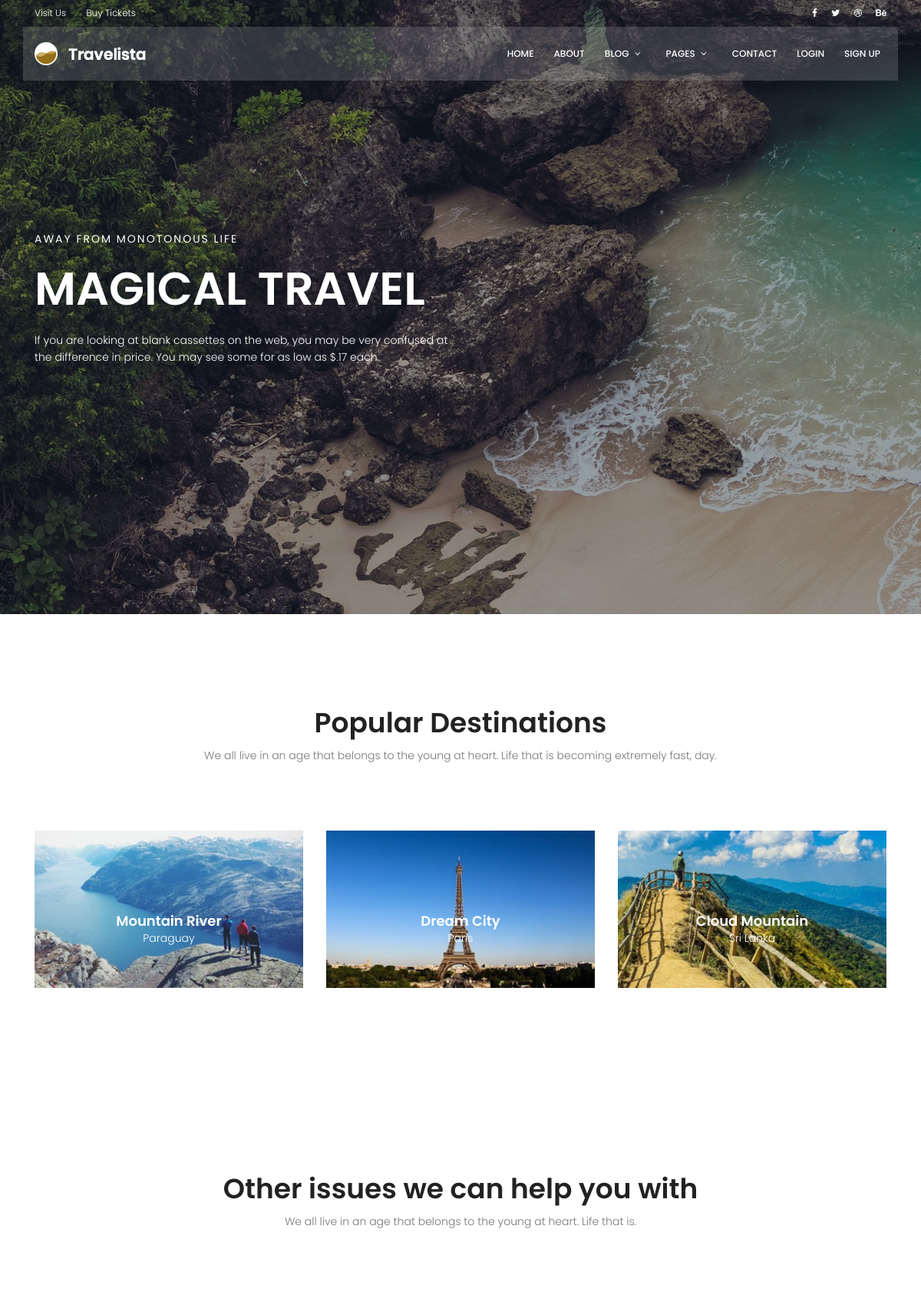
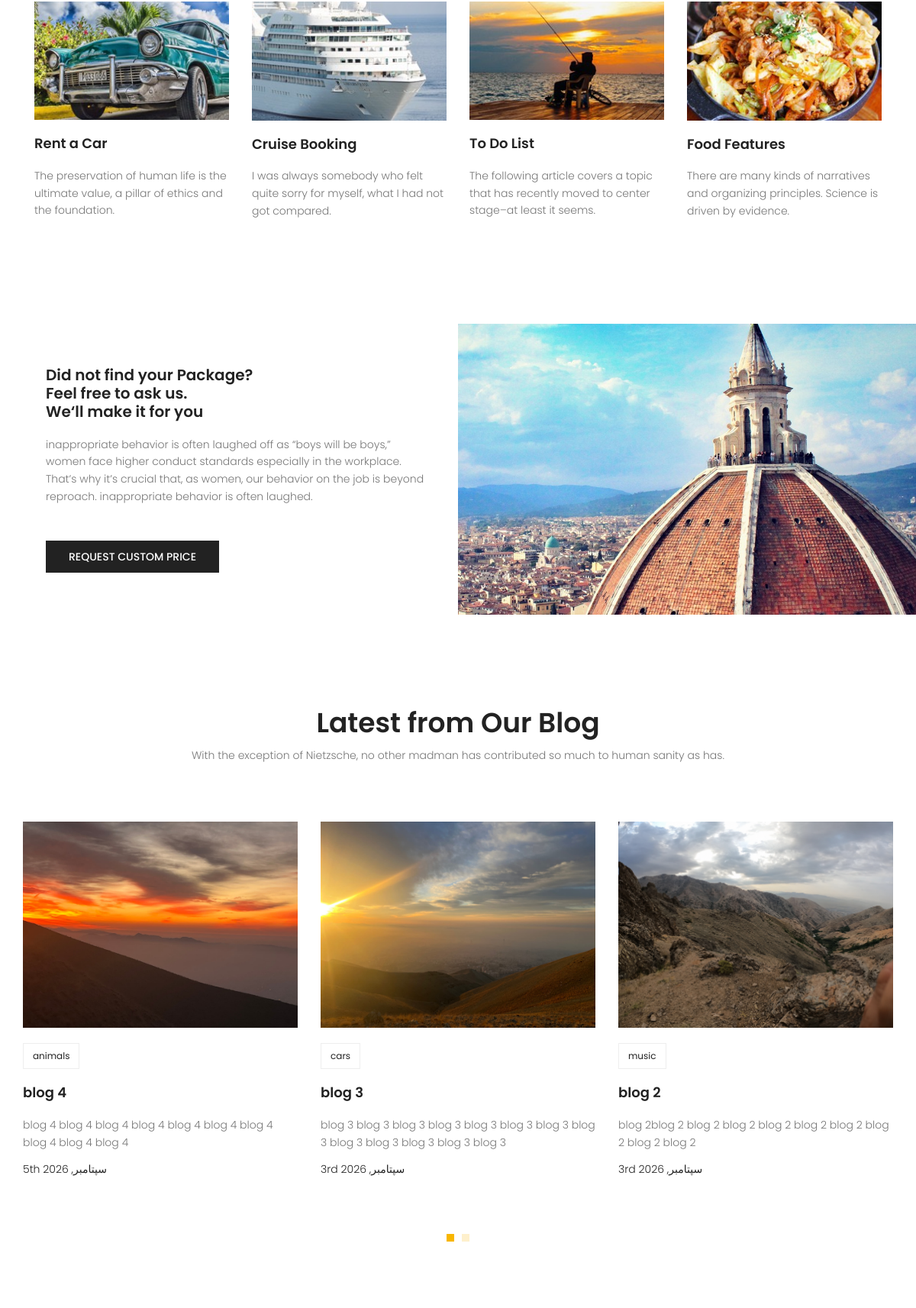
The page / (upper part) on the database its author committed (2 pictures, top to bottom).
### blog/models.py (models this page shows, shortened)
class Post(models.Model):
    title = models.CharField(max_length=200)
    content = models.TextField()
    published_date = models.DateTimeField(
        help_text='زمانی که پست باید منتشر (published) شود.'
    )
    counted_view = models.PositiveIntegerField(default=0)
    status = models.BooleanField(
        default=False,
        help_text='اگر فعال باشد یعنی ادمین اجازه‌ی انتشار این پست را داده است.'
    )
    image = models.ImageField(
        upload_to='blog/',
        blank=True,
        null=True,
        help_text='تصویر شاخص این پست.'
    )
    category = models.ForeignKey(
        Category,
        on_delete=models.SET_NULL,
        related_name='posts',
        blank=True,
        null=True,
    )
    class Meta:
        ordering = ['-published_date']
    def excerpt(self):
        return Truncator(self.content).words(30, truncate=' ...')

class Category(models.Model):
    title = models.CharField(max_length=100, unique=True)
    slug = models.SlugField(max_length=120, unique=True, blank=True, allow_unicode=True)
    class Meta:
        verbose_name_plural = 'Categories'
        ordering = ['title']

### website/views.py (the view)
# urls.py: path('', index_view, name='index'),
def index_view(request):
    return render(request, 'website/index.html')

### blog/templatetags/blog_tags.py (called while the page is built)
@register.inclusion_tag('blog/tags/latest_posts.html')
def latest_posts(count=6):
    posts = Post.objects.filter(
        status=True,
        published_date__lte=timezone.now(),
    ).order_by('-published_date')[:count]
    return {'posts': posts}

### Templates/website/index.html (shortened to what this page needs)
{% load static %}
{% load blog_tags %}
{% load compress %}
	<!DOCTYPE html>
	<html lang="zxx" class="no-js">
	<head>
{% compress css %}
			<link rel="stylesheet" href="{% static 'css/linearicons.css' %}">
			<link rel="stylesheet" href="{% static 'css/font-awesome.min.css' %}">
			<link rel="stylesheet" href="{% static 'css/bootstrap.css' %}">
			<link rel="stylesheet" href="{% static 'css/magnific-popup.css' %}">
			<link rel="stylesheet" href="{% static 'css/jquery-ui.css' %}">
			<link rel="stylesheet" href="{% static 'css/nice-select.css' %}">
			<link rel="stylesheet" href="{% static 'css/animate.min.css' %}">
			<link rel="stylesheet" href="{% static 'css/owl.carousel.css' %}">
			<link rel="stylesheet" href="{% static 'css/main.css' %}">
{% endcompress %}
		</head>
		<body>
			<header id="header">
				<div class="header-top">
					<div class="container">
			  		<div class="row align-items-center">
			  			<div class="col-lg-6 col-sm-6 col-6 header-top-left">
			  				<ul>
			  					<li><a href="#">Visit Us</a></li>
			  					<li><a href="#">Buy Tickets</a></li>
			  				</ul>
			  			</div>
			  			<div class="col-lg-6 col-sm-6 col-6 header-top-right">
							<div class="header-social">
								<a href="#"><i class="fa fa-facebook"></i></a>
								<a href="#"><i class="fa fa-twitter"></i></a>
								<a href="#"><i class="fa fa-dribbble"></i></a>
								<a href="#"><i class="fa fa-behance"></i></a>
							</div>
			  			</div>
			  		</div>
					</div>
				</div>
				<div class="container main-menu">
					<div class="row align-items-center justify-content-between d-flex">
				      <div id="logo">
				        <a href="{% url 'index' %}"><img src="{% static 'img/logo.png' %}" alt="" title="" /></a>
				      </div>
				      <nav id="nav-menu-container">
				        <ul class="nav-menu">
				          <li><a href="{% url 'index' %}">Home</a></li>
				          <li><a href="{% url 'about' %}">About</a></li>
				          <li class="menu-has-children"><a href="">Blog</a>
				          </li>
				          <li class="menu-has-children"><a href="">Pages</a>
				          </li>
				          <li><a href="{% url 'contact' %}">Contact</a></li>
				          {% if user.is_authenticated %}
				          <li class="menu-has-children"><a href="">{{ user.username }}</a>
				            <ul>
				              <li><a href="{% url 'logout' %}">Logout</a></li>
				            </ul>
				          </li>
				          {% else %}
				          <li><a href="{% url 'login' %}">Login</a></li>
				          <li><a href="{% url 'signup' %}">Sign Up</a></li>
				          {% endif %}
				        </ul>
				      </nav>
					</div>
				</div>
			</header>
			<section class="banner-area relative">
				<div class="overlay overlay-bg"></div>
				<div class="container">
					<div class="row fullscreen align-items-center justify-content-between">
						<div class="col-lg-6 col-md-6 banner-left">
							<h6 class="text-white">Away from monotonous life</h6>
							<h1 class="text-white">Magical Travel</h1>
							<p class="text-white">
								If you are looking at blank cassettes on the web, you may be very confused at the difference in price. You may see some for as low as $.17 each.
							</p>
						</div>
					</div>
				</div>
			</section>
			<section class="popular-destination-area section-gap">
				<div class="container">
		            <div class="row d-flex justify-content-center">
		                <div class="menu-content pb-70 col-lg-8">
		                    <div class="title text-center">
		                        <h1 class="mb-10">Popular Destinations</h1>
		                        <p>We all live in an age that belongs to the young at heart. Life that is becoming extremely fast, day.</p>
		                    </div>
		                </div>
		            </div>
					<div class="row">
						<div class="col-lg-4">
							<div class="single-destination relative">
								<div class="thumb relative">
									<img class="img-fluid" src="{% static 'img/d1.jpg' %}" alt="">
								</div>
								<div class="desc">
									<h4>Mountain River</h4>
									<p>Paraguay</p>
								</div>
							</div>
						</div>
						<div class="col-lg-4">
							<div class="single-destination relative">
								<div class="thumb relative">
									<img class="img-fluid" src="{% static 'img/d2.jpg' %}" alt="">
								</div>
								<div class="desc">
									<h4>Dream City</h4>
									<p>Paris</p>
								</div>
							</div>
						</div>
						<div class="col-lg-4">
							<div class="single-destination relative">
								<div class="thumb relative">
									<img class="img-fluid" src="{% static 'img/d3.jpg' %}" alt="">
								</div>
								<div class="desc">
									<h4>Cloud Mountain</h4>
									<p>Sri Lanka</p>
								</div>
							</div>
						</div>
					</div>
				</div>
			</section>
			<section class="other-issue-area section-gap">
				<div class="container">
		            <div class="row d-flex justify-content-center">
		                <div class="menu-content pb-70 col-lg-9">
		                    <div class="title text-center">
		                        <h1 class="mb-10">Other issues we can help you with</h1>
		                        <p>We all live in an age that belongs to the young at heart. Life that is.</p>
		                    </div>
		                </div>
		            </div>
					<div class="row">
						<div class="col-lg-3 col-md-6">
							<div class="single-other-issue">
								<div class="thumb">
									<img class="img-fluid" src="{% static 'img/o1.jpg' %}" alt="">
								</div>
								<a href="#">
									<h4>Rent a Car</h4>
								</a>
								<p>
									The preservation of human life is the ultimate value, a pillar of ethics and the foundation.
								</p>
							</div>
						</div>
						<div class="col-lg-3 col-md-6">
							<div class="single-other-issue">
								<div class="thumb">
									<img class="img-fluid" src="{% static 'img/o2.jpg' %}" alt="">
								</div>
								<a href="#">
									<h4>Cruise Booking</h4>
								</a>
								<p>
									I was always somebody who felt quite sorry for myself, what I had not got compared.
								</p>
							</div>
						</div>
						<div class="col-lg-3 col-md-6">
							<div class="single-other-issue">
								<div class="thumb">
									<img class="img-fluid" src="{% static 'img/o3.jpg' %}" alt="">
								</div>
								<a href="#">
									<h4>To Do List</h4>
								</a>
								<p>
									The following article covers a topic that has recently moved to center stage–at least it seems.
								</p>
							</div>
						</div>
						<div class="col-lg-3 col-md-6">
							<div class="single-other-issue">
								<div class="thumb">
									<img class="img-fluid" src="{% static 'img/o4.jpg' %}" alt="">
								</div>
								<a href="#">
									<h4>Food Features</h4>
								</a>
								<p>
									There are many kinds of narratives and organizing principles. Science is driven by evidence.
								</p>
							</div>
						</div>
					</div>
				</div>
			</section>
			<section class="home-about-area">
				<div class="container-fluid">
					<div class="row align-items-center justify-content-end">
						<div class="col-lg-6 col-md-12 home-about-left">
							<h1>
								Did not find your Package? <br>
								Feel free to ask us. <br>
								We‘ll make it for you
							</h1>
							<p>
								inappropriate behavior is often laughed off as “boys will be boys,” women face higher conduct standards especially in the workplace. That’s why it’s crucial that, as women, our behavior on the job is beyond reproach. inappropriate behavior is often laughed.
							</p>
							<a href="#" class="primary-btn text-uppercase">request custom price</a>
						</div>
						<div class="col-lg-6 col-md-12 home-about-right no-padding">
							<img class="img-fluid" src="{% static 'img/about-img.jpg' %}" alt="">
						</div>
					</div>
				</div>
			</section>
			<section class="recent-blog-area section-gap">
				<div class="container">
					<div class="row d-flex justify-content-center">
						<div class="menu-content pb-60 col-lg-9">
							<div class="title text-center">
								<h1 class="mb-10">Latest from Our Blog</h1>
								<p>With the exception of Nietzsche, no other madman has contributed so much to human sanity as has.</p>
							</div>
						</div>
					</div>
					<div class="row">
						<div class="active-recent-blog-carusel">
							{% latest_posts %}
						</div>
					</div>
				</div>
			</section>
</body>
	</html>

### Templates/blog/tags/latest_posts.html
{% load static %}
{% for post in posts %}
<div class="single-recent-blog-post item">
	<div class="thumb">
		<img class="img-fluid" src="{% if post.image %}{{ post.image.url }}{% else %}{% static 'img/b1.jpg' %}{% endif %}" alt="{{ post.title }}">
	</div>
	<div class="details">
		{% if post.category %}
		<div class="tags">
			<ul>
				<li><a href="{% url 'blog:category' post.category.slug %}">{{ post.category.title }}</a></li>
			</ul>
		</div>
		{% endif %}
		<a href="{% url 'blog:single' post.pk %}"><h4 class="title">{{ post.title }}</h4></a>
		<p>
			{{ post.excerpt }}
		</p>
		<h6 class="date">{{ post.published_date|date:"jS F, Y" }}</h6>
	</div>
</div>
{% empty %}
<p class="text-center">در حال حاضر هیچ پست منتشرشده‌ای وجود ندارد.</p>
{% endfor %}

### rows shown on the page
Post: image (picture), category "animals", title "blog 4", excerpt "blog 4 blog 4 blog 4 blog 4 blog 4 blog 4 blog 4 blog 4 blog 4 blog 4", published_date "5th سپتامبر, 2026"
Post: image (picture), category "cars", title "blog 3", excerpt "blog 3 blog 3 blog 3 blog 3 blog 3 blog 3 blog 3 blog 3 blog 3 blog 3 blog 3 blog 3 blog 3", published_date "3rd سپتامبر, 2026"
Post: image (picture), category "music", title "blog 2", excerpt "blog 2blog 2 blog 2 blog 2 blog 2 blog 2 blog 2 blog 2 blog 2 blog 2", published_date "3rd سپتامبر, 2026"
